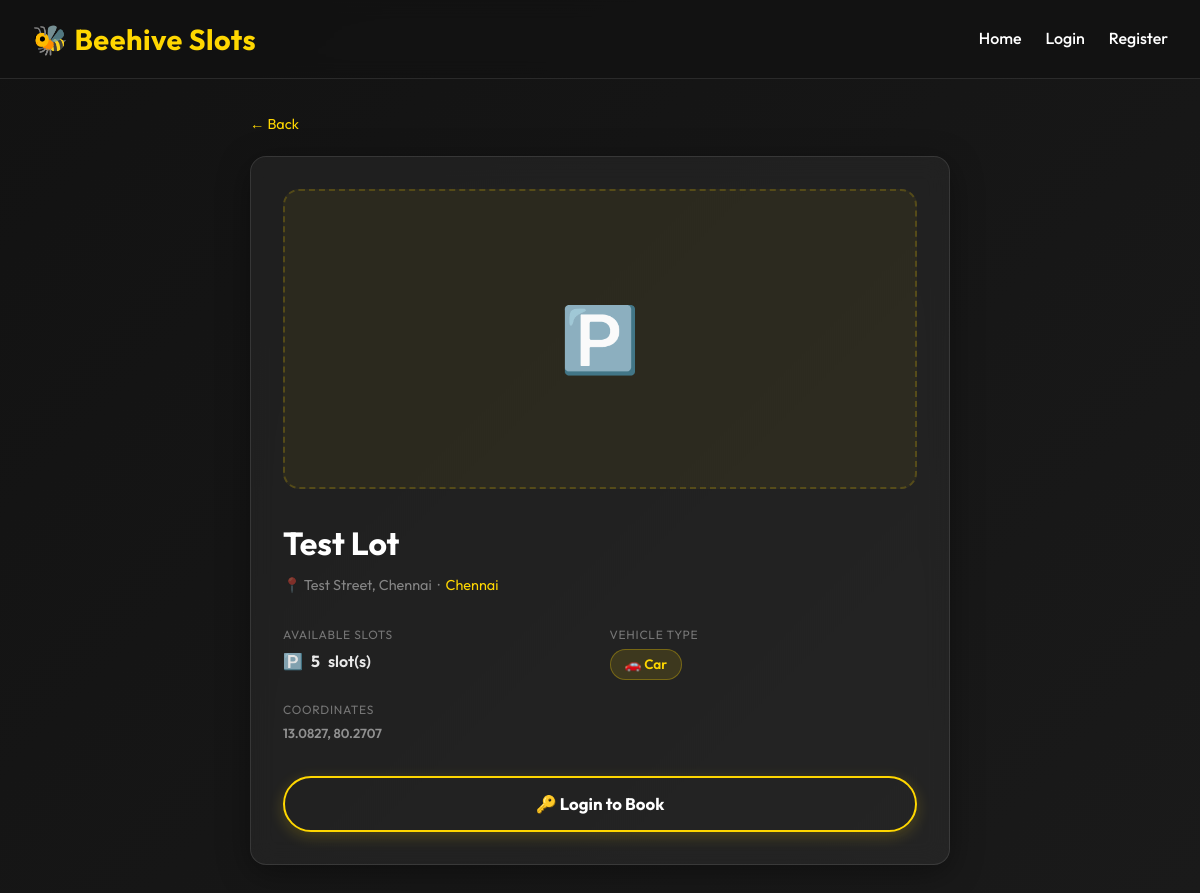
The app's page /parking/2 with its own data.
### app/models.py (models this page shows)
class ParkingLot(db.Model):
    id = db.Column(db.Integer, primary_key=True)
    owner_id = db.Column(db.Integer, db.ForeignKey('user.id'), nullable=False)
    name = db.Column(db.String(200), nullable=False)
    city = db.Column(db.String(100), nullable=True, index=True)  # e.g. 'Chennai'
    full_address = db.Column(db.String(400), nullable=True)       # e.g. '45 Anna Salai, Chennai'
    location = db.Column(db.String(300), nullable=False)          # legacy / fallback
    latitude = db.Column(db.Float, nullable=False)
    longitude = db.Column(db.Float, nullable=False)
    available_slots = db.Column(db.Integer, nullable=False, default=1)
    vehicle_type = db.Column(db.String(10), nullable=False, default='car')  # 'car', 'bike', 'both'
    price = db.Column(db.Integer, nullable=True)                  # price per hour (optional)
    image_filename = db.Column(db.String(300), nullable=True)
    created_at = db.Column(db.DateTime, default=datetime.utcnow)

### app/routes/driver.py (the view)
@driver_bp.route('/parking/<int:lot_id>')
def parking_detail(lot_id):
    lot = ParkingLot.query.get_or_404(lot_id)
    return render_template('parking_detail.html', lot=lot)

### app/templates/parking_detail.html (shortened to what this page needs)
{% extends "layout.html" %}
{% block content %}
<div class="detail-card">
    <a href="javascript:history.back()" style="color:var(--primary); font-size:0.9rem; text-decoration:none;">
        ← Back
    </a>
    <div class="glass-panel" style="padding:2rem; margin-top:1.2rem;">
        {% if lot.image_filename %}
        <img class="detail-img" src="{{ url_for('static', filename='uploads/' + lot.image_filename) }}"
            alt="{{ lot.name }}">
        {% else %}
        <div class="detail-img-placeholder">🅿️</div>
        {% endif %}
        <h2 style="margin-bottom:0.3rem;">{{ lot.name }}</h2>
        <div style="color:rgba(255,255,255,0.45); font-size:0.9rem; margin-bottom:1.8rem;">
            📍 {% if lot.full_address %}{{ lot.full_address }}{% else %}{{ lot.location }}{% endif %}
            {% if lot.city %} &nbsp;·&nbsp; <span style="color:var(--primary);">{{ lot.city }}</span>{% endif %}
        </div>
        <div class="info-grid">
            <div class="info-block">
                <div class="info-label">Available Slots</div>
                <div class="info-value">🅿️ <strong>{{ lot.available_slots }}</strong> slot(s)</div>
            </div>
            <div class="info-block">
                <div class="info-label">Vehicle Type</div>
                <div class="info-value">
                    {% if lot.vehicle_type == 'car' %}
                    <span class="badge">🚗 Car</span>
                    {% elif lot.vehicle_type == 'bike' %}
                    <span class="badge">🏍️ Bike</span>
                    {% else %}
                    <span class="badge">🚗🏍️ Car &amp; Bike</span>
                    {% endif %}
                </div>
            </div>
            <div class="info-block">
                <div class="info-label">Coordinates</div>
                <div class="info-value" style="font-size:0.82rem; color:rgba(255,255,255,0.5);">
                    {{ "%.4f"|format(lot.latitude) }}, {{ "%.4f"|format(lot.longitude) }}
                </div>
            </div>
        </div>
        {% if lot.available_slots > 0 %}
        {% if session.get('user_id') %}
        <a href="/book_parking/{{ lot.id }}" class="btn"
            style="width:100%; font-size:1.05rem; display:block; text-align:center;">
            🔒 Book This Slot
        </a>
        {% else %}
        <a href="/login" class="btn btn-secondary"
            style="width:100%; font-size:1.05rem; display:block; text-align:center;">
            🔑 Login to Book
        </a>
        {% endif %}
        {% else %}
        <button class="btn" style="width:100%; opacity:0.45; cursor:not-allowed;" disabled>
            No Slots Available
        </button>
        {% endif %}
    </div>
</div>
{% endblock %}

### app/static/style.css (style rules this page uses)
:root { --primary: #FFD700; --primary-hover: #ffea70; --secondary: #1a1a1a; --dark: #121212; --light: #f4f6f8; --white: #ffffff; --text: #ffffff; --border: rgba(255, 255, 255, 0.1); --glass-bg: rgba(255, 255, 255, 0.05); --glass-border: rgba(255, 255, 255, 0.1); --glass-shadow: 0 8px 32px 0 rgba(0, 0, 0, 0.37); --glass-blur: blur(12px); }
* { box-sizing: border-box; margin: 0; padding: 0; }
body { font-family: 'Outfit', sans-serif; background: linear-gradient(135deg, #121212 0%, #1a1a1a 100%); color: var(--text); line-height: 1.6; min-height: 100vh; }
.glass-panel { background: var(--glass-bg); backdrop-filter: var(--glass-blur); -webkit-backdrop-filter: var(--glass-blur); border: 1px solid var(--glass-border); border-radius: 16px; box-shadow: var(--glass-shadow); }
h1, h2, h3 { margin-bottom: 1rem; color: var(--white); }
h2 { font-size: 2rem; }
.btn { display: inline-flex; justify-content: center; align-items: center; background: var(--primary); color: var(--secondary); padding: 0.8rem 2rem; border: none; border-radius: 50px; font-weight: 700; font-size: 1rem; text-decoration: none; cursor: pointer; transition: all 0.3s ease; box-shadow: 0 4px 15px rgba(255, 215, 0, 0.2); }
.btn-secondary { background: transparent; color: var(--white); border: 2px solid var(--primary); }

### app/templates/parking_detail.html (style rules this page uses)
.detail-card { max-width: 700px; margin: 0 auto; }
.detail-img-placeholder { width: 100%; height: 300px; border-radius: 16px; background: rgba(255, 215, 0, 0.05); border: 2px dashed rgba(255, 215, 0, 0.2); display: flex; align-items: center; justify-content: center; font-size: 4rem; margin-bottom: 1.8rem; }
.info-grid { display: grid; grid-template-columns: 1fr 1fr; gap: 1.2rem; margin-bottom: 2rem; }
.info-label { color: rgba(255, 255, 255, 0.38); font-size: 0.75rem; text-transform: uppercase; letter-spacing: 0.06em; margin-bottom: 4px; }
.info-value { font-size: 1rem; color: rgba(255, 255, 255, 0.9); font-weight: 600; display: flex; align-items: center; gap: 0.5rem; }
.badge { display: inline-block; padding: 4px 14px; border-radius: 20px; background: rgba(255, 215, 0, 0.12); color: var(--primary); border: 1px solid rgba(255, 215, 0, 0.3); font-size: 0.85rem; font-weight: 600; }

### records on screen
ParkingLot: name "Test Lot", full_address "Test Street, Chennai", city "Chennai", available_slots "5", latitude "13.0827", longitude "80.2707"
